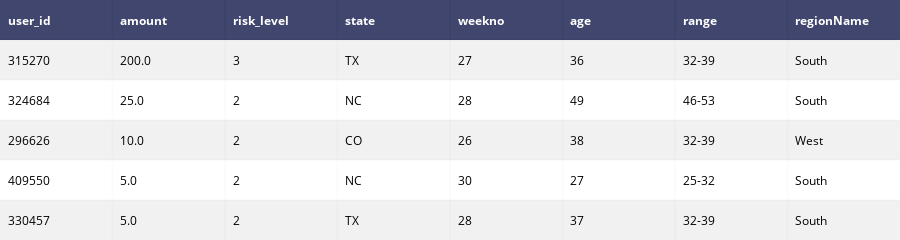

Source (notebook cell):
### Code cell
#Created a dataset merging both the user and transfers information
merged = pd.merge(transfers_data,user_data, on='user_id', how='left')
tableuser = ff.create_table(merged.iloc[0:5,[1,2,5,7,11,12,13,14] ])
plotly.offline.iplot(tableuser)

### Figure 1 — Plotly figure (JSON) as saved in the notebook; plotly's stock layout.template omitted (floating-point values rounded to 4 significant figures)
{"data": [{"colorscale": [[0, "#00083e"], [0.5, "#ededee"], [1, "#ffffff"]], "hoverinfo": "none", "opacity": 0.75, "showscale": false, "type": "heatmap", "z": [[0, 0, 0, 0, 0, 0, 0, 0], [0.5, 0.5, 0.5, 0.5, 0.5, 0.5, 0.5, 0.5], [1, 1, 1, 1, 1, 1, 1, 1], [0.5, 0.5, 0.5, 0.5, 0.5, 0.5, 0.5, 0.5], [1, 1, 1, 1, 1, 1, 1, 1], [0.5, 0.5, 0.5, 0.5, 0.5, 0.5, 0.5, 0.5]]}], "layout": {"annotations": [{"align": "left", "font": {"color": "#ffffff"}, "showarrow": false, "text": "<b>user_id</b>", "x": -0.45, "xanchor": "left", "xref": "x1", "y": 0, "yref": "y1"}, {"align": "left", "font": {"color": "#ffffff"}, "showarrow": false, "text": "<b>amount</b>", "x": 0.55, "xanchor": "left", "xref": "x1", "y": 0, "yref": "y1"}, {"align": "left", "font": {"color": "#ffffff"}, "showarrow": false, "text": "<b>risk_level</b>", "x": 1.55, "xanchor": "left", "xref": "x1", "y": 0, "yref": "y1"}, {"align": "left", "font": {"color": "#ffffff"}, "showarrow": false, "text": "<b>state</b>", "x": 2.55, "xanchor": "left", "xref": "x1", "y": 0, "yref": "y1"}, {"align": "left", "font": {"color": "#ffffff"}, "showarrow": false, "text": "<b>weekno</b>", "x": 3.55, "xanchor": "left", "xref": "x1", "y": 0, "yref": "y1"}, {"align": "left", "font": {"color": "#ffffff"}, "showarrow": false, "text": "<b>age</b>", "x": 4.55, "xanchor": "left", "xref": "x1", "y": 0, "yref": "y1"}, {"align": "left", "font": {"color": "#ffffff"}, "showarrow": false, "text": "<b>range</b>", "x": 5.55, "xanchor": "left", "xref": "x1", "y": 0, "yref": "y1"}, {"align": "left", "font": {"color": "#ffffff"}, "showarrow": false, "text": "<b>regionName</b>", "x": 6.55, "xanchor": "left", "xref": "x1", "y": 0, "yref": "y1"}, {"align": "left", "font": {"color": "#000000"}, "showarrow": false, "text": "315270", "x": -0.45, "xanchor": "left", "xref": "x1", "y": 1, "yref": "y1"}, {"align": "left", "font": {"color": "#000000"}, "showarrow": false, "text": "200.0", "x": 0.55, "xanchor": "left", "xref": "x1", "y": 1, "yref": "y1"}, {"align": "left", "font": {"color": "#000000"}, "showarrow": false, "text": "3", "x": 1.55, "xanchor": "left", "xref": "x1", "y": 1, "yref": "y1"}, {"align": "left", "font": {"color": "#000000"}, "showarrow": false, "text": "TX", "x": 2.55, "xanchor": "left", "xref": "x1", "y": 1, "yref": "y1"}, {"align": "left", "font": {"color": "#000000"}, "showarrow": false, "text": "27", "x": 3.55, "xanchor": "left", "xref": "x1", "y": 1, "yref": "y1"}, {"align": "left", "font": {"color": "#000000"}, "showarrow": false, "text": "36", "x": 4.55, "xanchor": "left", "xref": "x1", "y": 1, "yref": "y1"}, {"align": "left", "font": {"color": "#000000"}, "showarrow": false, "text": "32-39", "x": 5.55, "xanchor": "left", "xref": "x1", "y": 1, "yref": "y1"}, {"align": "left", "font": {"color": "#000000"}, "showarrow": false, "text": "South", "x": 6.55, "xanchor": "left", "xref": "x1", "y": 1, "yref": "y1"}, {"align": "left", "font": {"color": "#000000"}, "showarrow": false, "text": "324684", "x": -0.45, "xanchor": "left", "xref": "x1", "y": 2, "yref": "y1"}, {"align": "left", "font": {"color": "#000000"}, "showarrow": false, "text": "25.0", "x": 0.55, "xanchor": "left", "xref": "x1", "y": 2, "yref": "y1"}, {"align": "left", "font": {"color": "#000000"}, "showarrow": false, "text": "2", "x": 1.55, "xanchor": "left", "xref": "x1", "y": 2, "yref": "y1"}, {"align": "left", "font": {"color": "#000000"}, "showarrow": false, "text": "NC", "x": 2.55, "xanchor": "left", "xref": "x1", "y": 2, "yref": "y1"}, {"align": "left", "font": {"color": "#000000"}, "showarrow": false, "text": "28", "x": 3.55, "xanchor": "left", "xref": "x1", "y": 2, "yref": "y1"}, {"align": "left", "font": {"color": "#000000"}, "showarrow": false, "text": "49", "x": 4.55, "xanchor": "left", "xref": "x1", "y": 2, "yref": "y1"}, {"align": "left", "font": {"color": "#000000"}, "showarrow": false, "text": "46-53", "x": 5.55, "xanchor": "left", "xref": "x1", "y": 2, "yref": "y1"}, {"align": "left", "font": {"color": "#000000"}, "showarrow": false, "text": "South", "x": 6.55, "xanchor": "left", "xref": "x1", "y": 2, "yref": "y1"}, {"align": "left", "font": {"color": "#000000"}, "showarrow": false, "text": "296626", "x": -0.45, "xanchor": "left", "xref": "x1", "y": 3, "yref": "y1"}, {"align": "left", "font": {"color": "#000000"}, "showarrow": false, "text": "10.0", "x": 0.55, "xanchor": "left", "xref": "x1", "y": 3, "yref": "y1"}, {"align": "left", "font": {"color": "#000000"}, "showarrow": false, "text": "2", "x": 1.55, "xanchor": "left", "xref": "x1", "y": 3, "yref": "y1"}, {"align": "left", "font": {"color": "#000000"}, "showarrow": false, "text": "CO", "x": 2.55, "xanchor": "left", "xref": "x1", "y": 3, "yref": "y1"}, {"align": "left", "font": {"color": "#000000"}, "showarrow": false, "text": "26", "x": 3.55, "xanchor": "left", "xref": "x1", "y": 3, "yref": "y1"}, {"align": "left", "font": {"color": "#000000"}, "showarrow": false, "text": "38", "x": 4.55, "xanchor": "left", "xref": "x1", "y": 3, "yref": "y1"}, {"align": "left", "font": {"color": "#000000"}, "showarrow": false, "text": "32-39", "x": 5.55, "xanchor": "left", "xref": "x1", "y": 3, "yref": "y1"}, {"align": "left", "font": {"color": "#000000"}, "showarrow": false, "text": "West", "x": 6.55, "xanchor": "left", "xref": "x1", "y": 3, "yref": "y1"}, {"align": "left", "font": {"color": "#000000"}, "showarrow": false, "text": "409550", "x": -0.45, "xanchor": "left", "xref": "x1", "y": 4, "yref": "y1"}, {"align": "left", "font": {"color": "#000000"}, "showarrow": false, "text": "5.0", "x": 0.55, "xanchor": "left", "xref": "x1", "y": 4, "yref": "y1"}, {"align": "left", "font": {"color": "#000000"}, "showarrow": false, "text": "2", "x": 1.55, "xanchor": "left", "xref": "x1", "y": 4, "yref": "y1"}, {"align": "left", "font": {"color": "#000000"}, "showarrow": false, "text": "NC", "x": 2.55, "xanchor": "left", "xref": "x1", "y": 4, "yref": "y1"}, {"align": "left", "font": {"color": "#000000"}, "showarrow": false, "text": "30", "x": 3.55, "xanchor": "left", "xref": "x1", "y": 4, "yref": "y1"}, {"align": "left", "font": {"color": "#000000"}, "showarrow": false, "text": "27", "x": 4.55, "xanchor": "left", "xref": "x1", "y": 4, "yref": "y1"}, {"align": "left", "font": {"color": "#000000"}, "showarrow": false, "text": "25-32", "x": 5.55, "xanchor": "left", "xref": "x1", "y": 4, "yref": "y1"}, {"align": "left", "font": {"color": "#000000"}, "showarrow": false, "text": "South", "x": 6.55, "xanchor": "left", "xref": "x1", "y": 4, "yref": "y1"}, {"align": "left", "font": {"color": "#000000"}, "showarrow": false, "text": "330457", "x": -0.45, "xanchor": "left", "xref": "x1", "y": 5, "yref": "y1"}, {"align": "left", "font": {"color": "#000000"}, "showarrow": false, "text": "5.0", "x": 0.55, "xanchor": "left", "xref": "x1", "y": 5, "yref": "y1"}, {"align": "left", "font": {"color": "#000000"}, "showarrow": false, "text": "2", "x": 1.55, "xanchor": "left", "xref": "x1", "y": 5, "yref": "y1"}, {"align": "left", "font": {"color": "#000000"}, "showarrow": false, "text": "TX", "x": 2.55, "xanchor": "left", "xref": "x1", "y": 5, "yref": "y1"}, {"align": "left", "font": {"color": "#000000"}, "showarrow": false, "text": "28", "x": 3.55, "xanchor": "left", "xref": "x1", "y": 5, "yref": "y1"}, {"align": "left", "font": {"color": "#000000"}, "showarrow": false, "text": "37", "x": 4.55, "xanchor": "left", "xref": "x1", "y": 5, "yref": "y1"}, {"align": "left", "font": {"color": "#000000"}, "showarrow": false, "text": "32-39", "x": 5.55, "xanchor": "left", "xref": "x1", "y": 5, "yref": "y1"}, {"align": "left", "font": {"color": "#000000"}, "showarrow": false, "text": "South", "x": 6.55, "xanchor": "left", "xref": "x1", "y": 5, "yref": "y1"}], "height": 230, "margin": {"b": 0, "l": 0, "r": 0, "t": 0}, "xaxis": {"dtick": 1, "gridwidth": 2, "showticklabels": false, "tick0": -0.5, "ticks": "", "zeroline": false}, "yaxis": {"autorange": "reversed", "dtick": 1, "gridwidth": 2, "showticklabels": false, "tick0": 0.5, "ticks": "", "zeroline": false}}}
